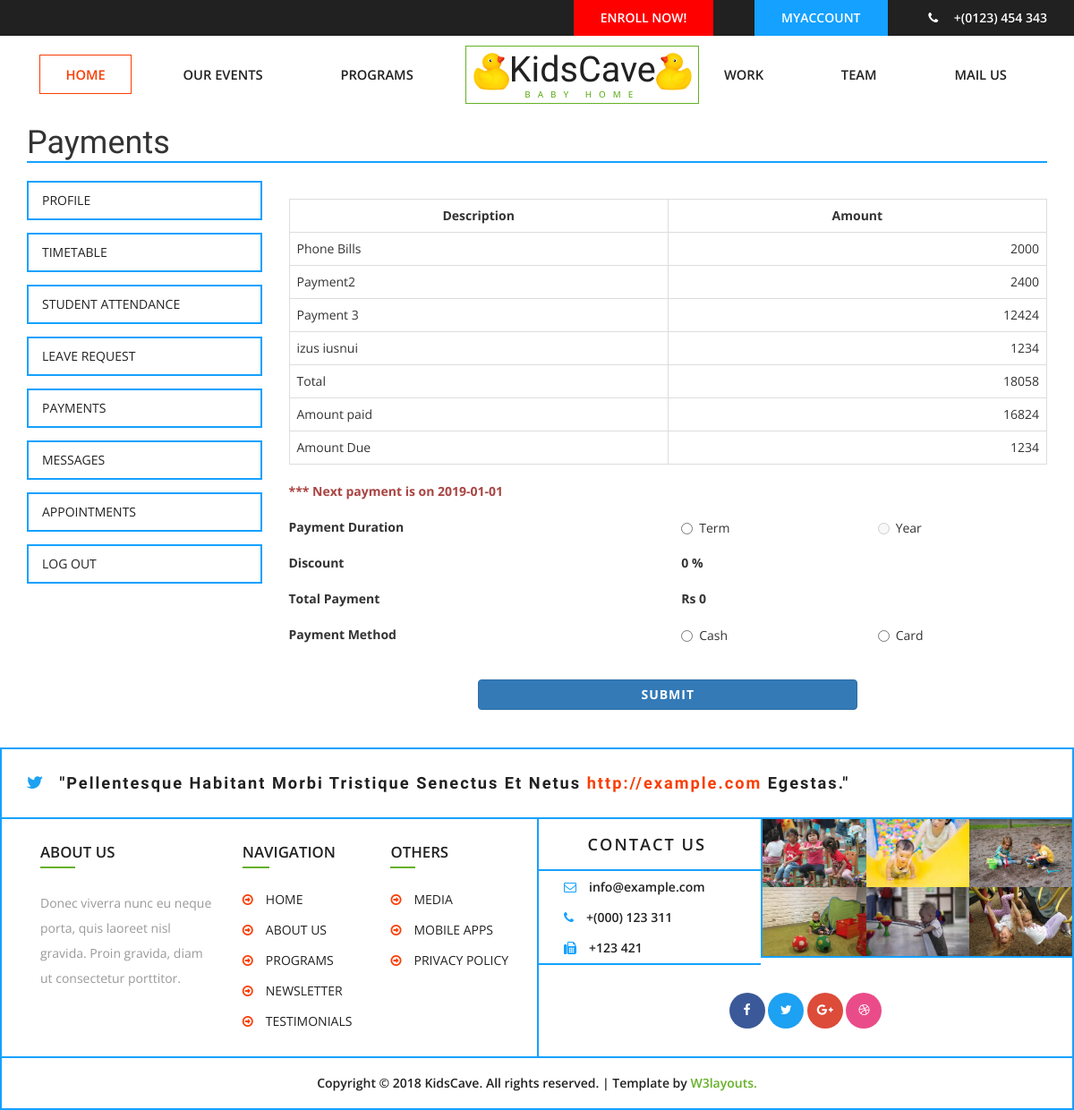
The page /payments.php (signed in) on the database its author committed.
### tables this page shows
CREATE TABLE `student_payment_detail` (
  `studentPaymentDetailID` int(11) NOT NULL,
  `description` text NOT NULL,
  `totalAmount` decimal(10,0) NOT NULL
);

CREATE TABLE `student_payment` (
  `studentPaymentID` int(11) NOT NULL,
  `paymentYear` year(4) NOT NULL,
  `userID` int(11) NOT NULL,
  `totalAmount` decimal(10,0) NOT NULL,
  `discount` int(2) NOT NULL,
  `amountPaid` decimal(10,0) NOT NULL,
  `timestamp` timestamp NOT NULL DEFAULT CURRENT_TIMESTAMP,
  `startDate` date NOT NULL,
  `endDate` date NOT NULL,
  `paymentMethod` enum('Cash','Card') NOT NULL,
  `cashNote` enum('0','1') DEFAULT NULL
);

### class.user.php (called while the page is built, shortened)
<?php
class USER
{
	public function is_logged_in()
	{
		if(isset($_SESSION['userSession']))
		{
			return true;
		}
	}
}

### payments.php (the view, shortened to what this page needs)
<?php
require_once 'class.user.php';
include_once($_SERVER['DOCUMENT_ROOT'].'/KidsCave/backend/dbconfig.php');
$user_login = new USER();
 $output = '';
 $total = 0;
 $amountpaid = 0;
$sql1 = "SELECT totalAmount,startDate,endDate FROM `student_payment` where paymentYear='".date("Y")."' AND userID='".$_SESSION['userSession']."' ORDER BY endDate ASC";
$result1 = mysqli_query($connect, $sql1);
if(mysqli_num_rows($result1) > 0){
 while($row1 = mysqli_fetch_array($result1)){
	 $amountpaid = $amountpaid + $row1["totalAmount"];
	 $startDate=$row1["endDate"];
 }
}else{
	$amountpaid = 0;
	$startDate=date("Y").'-01-01';
}
$sql = "SELECT * FROM `student_payment_detail`";
$result = mysqli_query($connect, $sql);
                $output .= '
                     <table class="table table-bordered">
                          <tr>
                               <th width="50%" class="text-center">Description</th>
                               <th width="50%" class="text-center">Amount</th>
                          </tr>
                ';
                if(mysqli_num_rows($result) > 0){
                    while($row = mysqli_fetch_array($result)){
                          $output .= '
                               <tr>
                                    <td>'.$row["description"].'</td>
                                    <td class="text-right">'.$row["totalAmount"].'</td>
                               </tr>
							';
							$total = $total + (int) $row["totalAmount"];
					}
					$output .= '
                               <tr>
                                    <td>Total</td>
                                    <td class="text-right">'.$total.'</td>
                               </tr>
							';
					$output .= '
                               <tr>
                                    <td>Amount paid</td>
                                    <td class="text-right">'.$amountpaid.'</td>
                               </tr>
							';
					$dueAmount =$total-$amountpaid;
					$output .= '
                               <tr>
                                    <td>Amount Due</td>
                                    <td class="text-right">'.$dueAmount.'</td>
                               </tr>
							';
				}else{
                     $output .= '
                          <tr>
                               <td colspan="4">Data not Found</td>
                          </tr>
                     ';
                }
$paymentMethod = $paymentDuration = $name = $cardNumber = $cvv = $duration = $paymentMethod = "";
?>
<?php include('includes/top-header.php'); ?>
<?php include('includes/header.php'); ?>
<div style="min-height: calc(100vh - 190px); margin-top: 1em; margin-bottom:3em;">
	<div class="container" ><div style =" border-bottom:2px solid #14a1ff;"><h1>Payments</h1></div><br>
		<div class="row" >
			<?php include('includes/left-panel.php'); ?>
			<div class="col-md-9">
			<br/>
				<?php
				$output .= '</table>';
				echo $output; ?>
				<?php if($dueAmount<=0){echo ("<span class='text-danger'>You have done all the Payments</span>");} elseif($startDate!=date("Y").'-01-01'){echo ("<b><span class='text-danger'>*** Next payment is on " . $startDate ."</span></b>");}?>
				<br/>
				<br/>
				<form method="post" action="<?php echo htmlspecialchars($_SERVER["PHP_SELF"]);?>" <?php if($dueAmount<=0){echo ("style='display:none;'");}?>>
					<div class="form-group">
						<div class= "row">
							<div class="col-xs-6">
								<label for="radioDuration">Payment Duration</label>
							</div>
							<div class="col-xs-3">
								<label class="radio-inline">
									<input <?php if (isset($paymentDuration) && $paymentDuration=="Term") echo "checked";?> type="radio" name="PaymentDurationOption" id="inlineRadio1" onclick='termEnable()' value="Term" required> Term
								</label>
							</div>
							<div class="col-xs-3">
								<label class="radio-inline">
									<input <?php if (isset($paymentDuration) && $paymentDuration=="Year") echo "checked";?> type="radio" name="PaymentDurationOption" id="inlineRadio2" <?php if($amountpaid!=0){echo 'Disabled';} ?> onclick='yearEnable()' value="Year"> Year
								</label>
							</div>
						</div>
					</div>
					<div class="form-group">
						<div class= "row">
							<div class="col-xs-6">
								<label for="labelTotalPayment">Discount</label>
							</div>
							<div class="col-xs-6">
								<label for="labelTotalPayment" id="DiscountPercentage">0 %</label>
							</div>
						</div>
					</div>
					<div class="form-group">
						<div class= "row">
							<div class="col-xs-6">
								<label for="labelTotalPayment">Total Payment</label>
							</div>
							<div class="col-xs-6">
								<label for="labelTotalPayment" id="TotalPayment">Rs 0</label>
							</div>
						</div>
					</div>
					<div class="form-group">
						<div class= "row">
							<div class="col-xs-6">
								<label for="radioDuration">Payment Method</label>
							</div>
							<div class="col-xs-3">
								<label class="radio-inline">
									<input <?php if (isset($paymentMethod) && $paymentMethod=="Cash") echo "checked";?> type="radio" name="PaymentMethodOption" id="inlineRadio3" value="Cash" onclick="cashEnable()" required> Cash
								</label>
							</div>
							<div class="col-xs-3">
								<label class="radio-inline">
									<input <?php if (isset($paymentMethod) && $paymentMethod=="Card") echo "checked";?> type="radio" name="PaymentMethodOption" id="inlineRadio4" value="Card" onclick="cardEnable()"> Card
								</label>
							</div>
						</div>
					</div>
					<br/>
					<div align="center">
						<button type="submit" class="btn btn-primary" style="width:50%;">Submit</button>
					</div>
				</form>
			</div>
		</div>
	</div>
</div>
<?php include('includes/footer.php'); ?>
<?php include('includes/bottom-footer.php'); ?>

### includes/top-header.php (shortened to what this page needs)
<!DOCTYPE html>
<html lang="en">
<head>
<link href="<?php echo SCRIPT_ROOT; ?>/css/bootstrap.css" rel="stylesheet" type="text/css" media="all" />
<link href="<?php echo SCRIPT_ROOT; ?>/css/style.css" rel="stylesheet" type="text/css" media="all" />
<link rel="stylesheet" href="<?php echo SCRIPT_ROOT; ?>/css/easy-responsive-tabs.css">
<link rel="stylesheet" href="<?php echo SCRIPT_ROOT; ?>/css/jquery.gallery.css">
<link href="<?php echo SCRIPT_ROOT; ?>/css/popuo-box.css" rel="stylesheet" type="text/css" media="all" />
<link href="<?php echo SCRIPT_ROOT; ?>/css/font-awesome.css" rel="stylesheet">
</head>
<body>

### includes/header.php (shortened to what this page needs)
<div class="w3_agile_header" style="position: sticky; top: 0; z-index: 1000;">
	<div class="container">
		<div class="w3_agile_header_right">
			<ul>
				<li><a href="#small-dialog1" style="background: red;"class="play-icon popup-with-zoom-anim">Enroll Now!</a></li>
				<?php
				if($user_login->is_logged_in()!=""){
					echo '<li><a href="'.SCRIPT_ROOT.'/dashboard.php">MyAccount</a></li>';
				}else{
					echo '<li><a href="#small-dialog" class="play-icon popup-with-zoom-anim">Login</a></li>';
				}
				?>
				<li><i class="fa fa-phone" aria-hidden="true"></i> +(0123) 454 343</li>
			</ul>
		</div>
		<div class="clearfix"> </div>
	</div>
</div>
<div class="w3_navigation">
	<div class="container">
		<nav class="navbar navbar-default">
			<div class="navbar-header navbar-left">
				<div class="w3_navigation_pos">
					<h1><a href="<?php echo SCRIPT_ROOT; ?>/index.php"><span>KidsCave</span><i>baby home</i></a></h1>
				</div>
			</div>
			<div class="collapse navbar-collapse navbar-right" id="bs-example-navbar-collapse-1">
				<nav class="menu menu--miranda">
					<ul class="nav navbar-nav menu__list">
						<li class="menu__item menu__item--current"><a href="<?php echo SCRIPT_ROOT; ?>/index.php" class="menu__link">Home</a></li>
						<li class="menu__item"><a href="<?php echo SCRIPT_ROOT; ?>/index.php#events" class="scroll menu__link">Our Events</a></li>
						<li class="menu__item"><a href="<?php echo SCRIPT_ROOT; ?>/index.php#programs" class="scroll menu__link">Programs</a></li>
						<li class="menu__item"><a href="<?php echo SCRIPT_ROOT; ?>/index.php#work" class="scroll menu__link">Work</a></li>
						<li class="menu__item"><a href="<?php echo SCRIPT_ROOT; ?>/index.php#team" class="scroll menu__link">Team</a></li>
						<li class="menu__item"><a href="<?php echo SCRIPT_ROOT; ?>/index.php#mail" class="scroll menu__link">Mail Us</a></li>
					</ul>
				</nav>
			</div>
		</nav>
	</div>
</div>

### includes/left-panel.php (shortened to what this page needs)
<?php
if($_SESSION['userRole']=="Parent"){
	echo'<div class="col-md-3 left_panel_menu ">
				<ul class="nav nav-pills nav-stacked">
					<li role="presentation" class="box"><a href="'.SCRIPT_ROOT.'/profile.php">Profile</a></li>
					<li role="presentation" class="box"><a href="'.SCRIPT_ROOT.'/timetable.php">TimeTable</a></li>
					<li role="presentation" class="box"><a href="'.SCRIPT_ROOT.'/attendance.php">Student Attendance</a></li>
					<li role="presentation" class="box"><a href="'.SCRIPT_ROOT.'/leave.php">Leave Request</a></li>
					<li role="presentation" class="box"><a href="'.SCRIPT_ROOT.'/payments.php">Payments</a></li>
					<li role="presentation" class="box"><a href="'.SCRIPT_ROOT.'/messages.php">Messages</a></li>
					<li role="presentation" class="box"><a href="'.SCRIPT_ROOT.'/appointments.php">Appointments</a></li>
					<li role="presentation" class="box"><a href="'.SCRIPT_ROOT.'/logout.php">Log Out</a></li>
				</ul>
			</div>';
}?>

### includes/footer.php (shortened to what this page needs)
<div class="w3_agileits_twitter_post">
	<div class="container">
		<h4>"Pellentesque habitant morbi tristique senectus et netus <a href="#">
			http://example.com</a> egestas."</h4>
	</div>
</div>
<div class="footer">
	<div class="col-md-6 wthree_footer_grid_left">
		<div class="col-md-5 wthree_footer_grid_left1">
			<h4>About Us</h4>
			<p>Donec viverra nunc eu neque porta, quis laoreet nisl gravida. Proin gravida,
				diam ut consectetur porttitor.</p>
		</div>
		<div class="col-md-4 wthree_footer_grid_left1">
			<h4>Navigation</h4>
			<ul>
				<li><i class="fa fa-arrow-circle-o-right" aria-hidden="true"></i><a href="<?php echo SCRIPT_ROOT; ?>/index.php">Home</a></li>
				<li><i class="fa fa-arrow-circle-o-right" aria-hidden="true"></i><a href="<?php echo SCRIPT_ROOT; ?>/index.php#about" class="scroll">About Us</a></li>
				<li><i class="fa fa-arrow-circle-o-right" aria-hidden="true"></i><a href="<?php echo SCRIPT_ROOT; ?>/index.php#programs" class="scroll">Programs</a></li>
				<li><i class="fa fa-arrow-circle-o-right" aria-hidden="true"></i><a href="<?php echo SCRIPT_ROOT; ?>/index.php#newsletter" class="scroll">Newsletter</a></li>
				<li><i class="fa fa-arrow-circle-o-right" aria-hidden="true"></i><a href="<?php echo SCRIPT_ROOT; ?>/index.php#testimonials" class="scroll">Testimonials</a></li>
			</ul>
		</div>
		<div class="col-md-3 wthree_footer_grid_left1">
			<h4>Others</h4>
			<ul>
				<li><i class="fa fa-arrow-circle-o-right" aria-hidden="true"></i><a href="#">Media</a></li>
				<li><i class="fa fa-arrow-circle-o-right" aria-hidden="true"></i><a href="#">Mobile Apps</a></li>
				<li><i class="fa fa-arrow-circle-o-right" aria-hidden="true"></i><a href="#">Privacy Policy</a></li>
			</ul>
		</div>
		<div class="clearfix"> </div>
	</div>
	<div class="col-md-6 wthree_footer_grid_right">
		<div class="wthree_footer_grid_right_main">
			<div class="col-md-5 wthree_footer_grid_right1">
				<h5>Contact Us</h5>
				<ul>
					<li><i class="fa fa-envelope-o" aria-hidden="true"></i><a href="mailto:info@example.com">info@example.com</a></li>
					<li><i class="fa fa-phone" aria-hidden="true"></i>+(000) 123 311</li>
					<li><i class="fa fa-fax" aria-hidden="true"></i>+123 421</li>
				</ul>
			</div>
			<div class="col-md-7 wthree_footer_grid_right2">
				<div class="wthree_footer_grid_right2_w3">
					<a href="#" data-toggle="modal" data-target="#myModal">
						<img src="<?php echo SCRIPT_ROOT; ?>/images/1.jpg" alt=" " class="img-responsive" />
					</a>
				</div>
				<div class="wthree_footer_grid_right2_w3">
					<a href="#" data-toggle="modal" data-target="#myModal">
						<img src="<?php echo SCRIPT_ROOT; ?>/images/12.jpg" alt=" " class="img-responsive" />
					</a>
				</div>
				<div class="wthree_footer_grid_right2_w3">
					<a href="#" data-toggle="modal" data-target="#myModal">
						<img src="<?php echo SCRIPT_ROOT; ?>/images/13.jpg" alt=" " class="img-responsive" />
					</a>
				</div>
				<div class="wthree_footer_grid_right2_w3">
					<a href="#" data-toggle="modal" data-target="#myModal">
						<img src="<?php echo SCRIPT_ROOT; ?>/images/15.jpg" alt=" " class="img-responsive" />
					</a>
				</div>
				<div class="wthree_footer_grid_right2_w3">
					<a href="#" data-toggle="modal" data-target="#myModal">
						<img src="<?php echo SCRIPT_ROOT; ?>/images/22.jpg" alt=" " class="img-responsive" />
					</a>
				</div>
				<div class="wthree_footer_grid_right2_w3">
					<a href="#" data-toggle="modal" data-target="#myModal">
						<img src="<?php echo SCRIPT_ROOT; ?>/images/23.jpg" alt=" " class="img-responsive" />
					</a>
				</div>
			</div>
		</div>
		<div class="wthree_footer_grid_right_main1">
			<ul class="agileinfo_social_icons agileits_footer_social">
				<li><a href="#" class="agileits_facebook"><i class="fa fa-facebook" aria-hidden="true"></i></a></li>
				<li><a href="#" class="w3_twitter"><i class="fa fa-twitter" aria-hidden="true"></i></a></li>
				<li><a href="#" class="w3l_google"><i class="fa fa-google-plus" aria-hidden="true"></i></a></li>
				<li><a href="#" class="w3ls_dribble"><i class="fa fa-dribbble" aria-hidden="true"></i></a></li>
			</ul>
		</div>
	</div>
	<div class="clearfix"> </div>
</div>
<div class="w3layouts_copy_right">
	<div class="container">
		<p>Copyright &copy; <?php echo date("Y"); ?> KidsCave. All rights reserved. | Template by <a href="http://w3layouts.com">W3layouts.</a></p>
	</div>
</div>

### includes/bottom-footer.php (shortened to what this page needs)
</body>
</html>

### css/easy-responsive-tabs.css (style rules this page uses)
ul.resp-tabs-list, p { margin: 0px; padding: 0px; }

### includes/left-panel.php (style rules this page uses)
.box { border:2px solid #14a1ff; }
.left_panel_menu ul li { list-style-type:none; text-transform:uppercase; color:#fa3d03; margin-bottom:1em; }
.left_panel_menu ul li:last-child,.wthree_footer_grid_right1 ul li:last-child { margin:0; }
.left_panel_menu ul li a,.wthree_footer_grid_right1 ul li a { color:#212121; text-decoration:none; }

### rows shown on the page
student_payment_detail: description "Phone Bills", totalAmount "2000"
student_payment_detail: description "Payment2", totalAmount "2400"
student_payment_detail: description "Payment 3", totalAmount "12424"
student_payment_detail: description "izus iusnui", totalAmount "1234"
student_payment: endDate "2019-01-01"

### other values the page prints
$total "18058"
$amountpaid "16824"
$dueAmount "1234"
